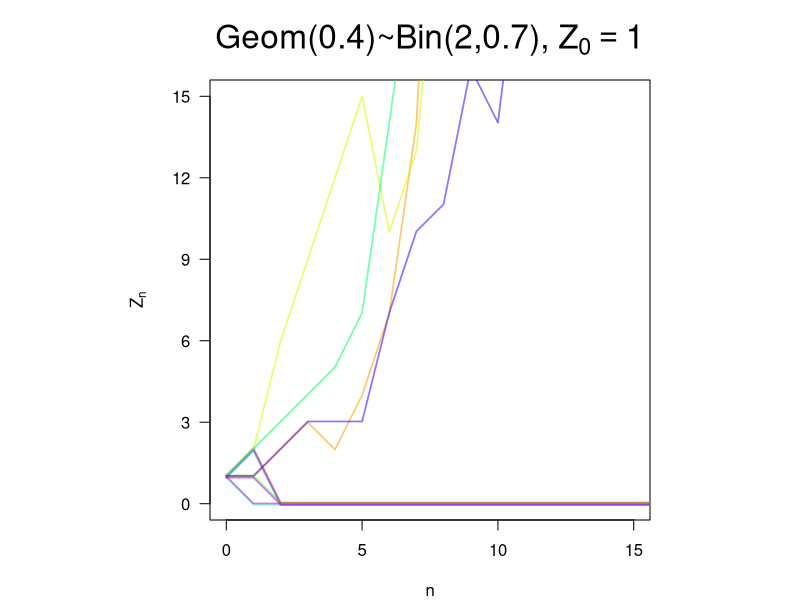
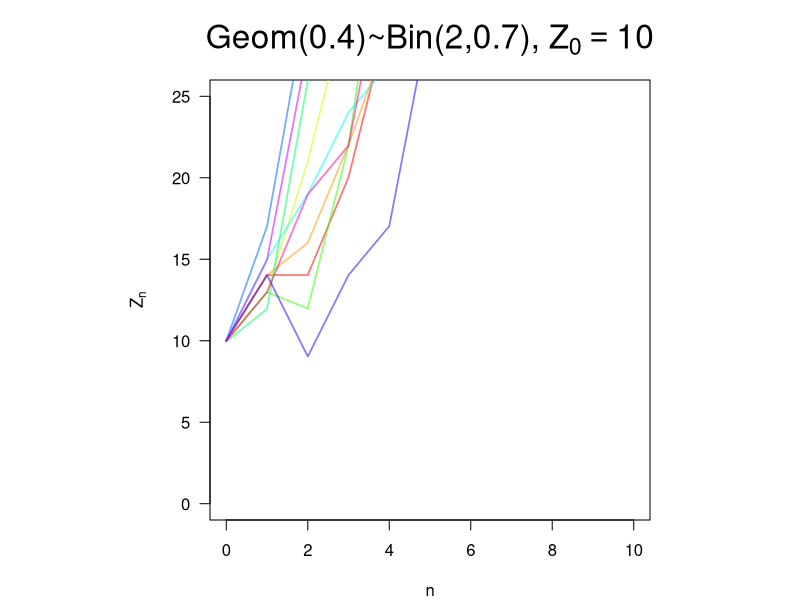
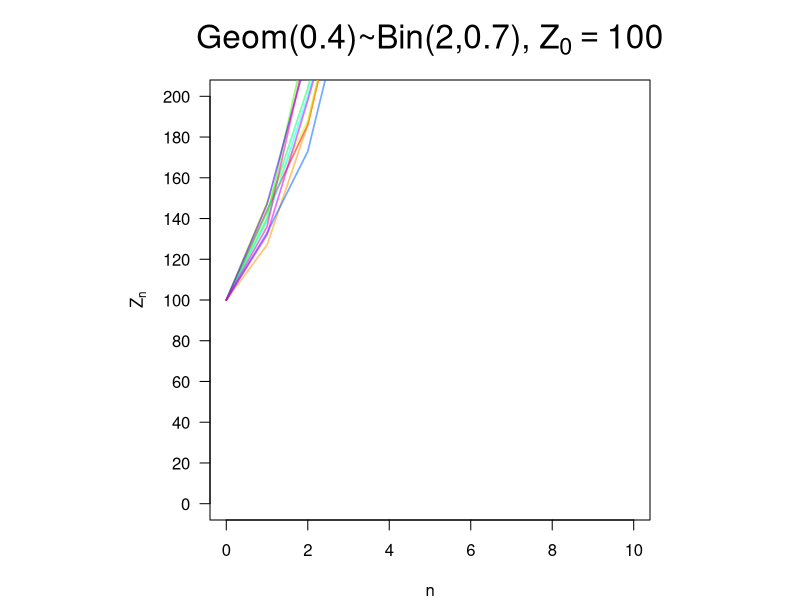

Recreate these plots in R, in order.
# GEOMETRICO + BINOMIAL TXANDAKATUZ (MISTOA)
library(scales)

set.seed(123)
n <- 20
p_geo <- 0.4
p_bin <- 0.7
num_sim <- 10
Z0_values <- c(1, 10, 100)
base_colors <- rainbow(num_sim)

ruta_carpeta <- "C:/Users/paula/OneDrive/Documentos/"

for (Z0 in Z0_values) {
  
  archivo <- paste0(ruta_carpeta, "mixto_Z0_", Z0, ".png")
  
  png(filename = archivo, width = 1500, height = 1200, res = 150)
  
  par(pty="s")   
  par(mar=c(4,4,4,1))
  
  if (Z0 == 1) {
    xlim_vals <- c(0, 15)
    ylim_vals <- c(0, 15)
    y_ticks <- seq(0, 15, by=3)
  } else if (Z0 == 10) {
    xlim_vals <- c(0, 10)
    ylim_vals <- c(0, 25)
    y_ticks <- seq(0, 25, by=5)
  } else {
    xlim_vals <- c(0, 10)
    ylim_vals <- c(0, 200)
    y_ticks <- seq(0, 200, by=20)
  }
  
  plot(0:n, rep(NA, n+1), type="n",
       xlab="n", ylab=expression(Z[n]),
       main=bquote("Geom(0.4)~Bin(2,0.7),"~Z[0]==.(Z0)),
       xlim=xlim_vals, ylim=ylim_vals,
       axes=FALSE,
       cex.main=2, font.main=2)
  
  axis(1)
  axis(2, at=y_ticks, labels=y_ticks, las=1)
  box()
  
  for (j in 1:num_sim) {
    Z <- numeric(n+1)
    Z[1] <- Z0
    
    for (i in 2:(n+1)) {
      if (Z[i-1] == 0) {
        Z[i] <- 0
      } else {
        if ((i-1) %% 2 == 0) {
          ondorengoak <- rgeom(Z[i-1], p_geo)
        } else {
          ondorengoak <- rbinom(Z[i-1], 2, p_bin)
        }
        Z[i] <- sum(ondorengoak)
      }
    }
    
    jitter_offset <- runif(1, -0.05, 0.05)
    col_trans <- alpha(base_colors[j], 0.55)
    
    lines(0:n, Z + jitter_offset, col=col_trans, lwd=1.7)
  }
  
  dev.off()
}
